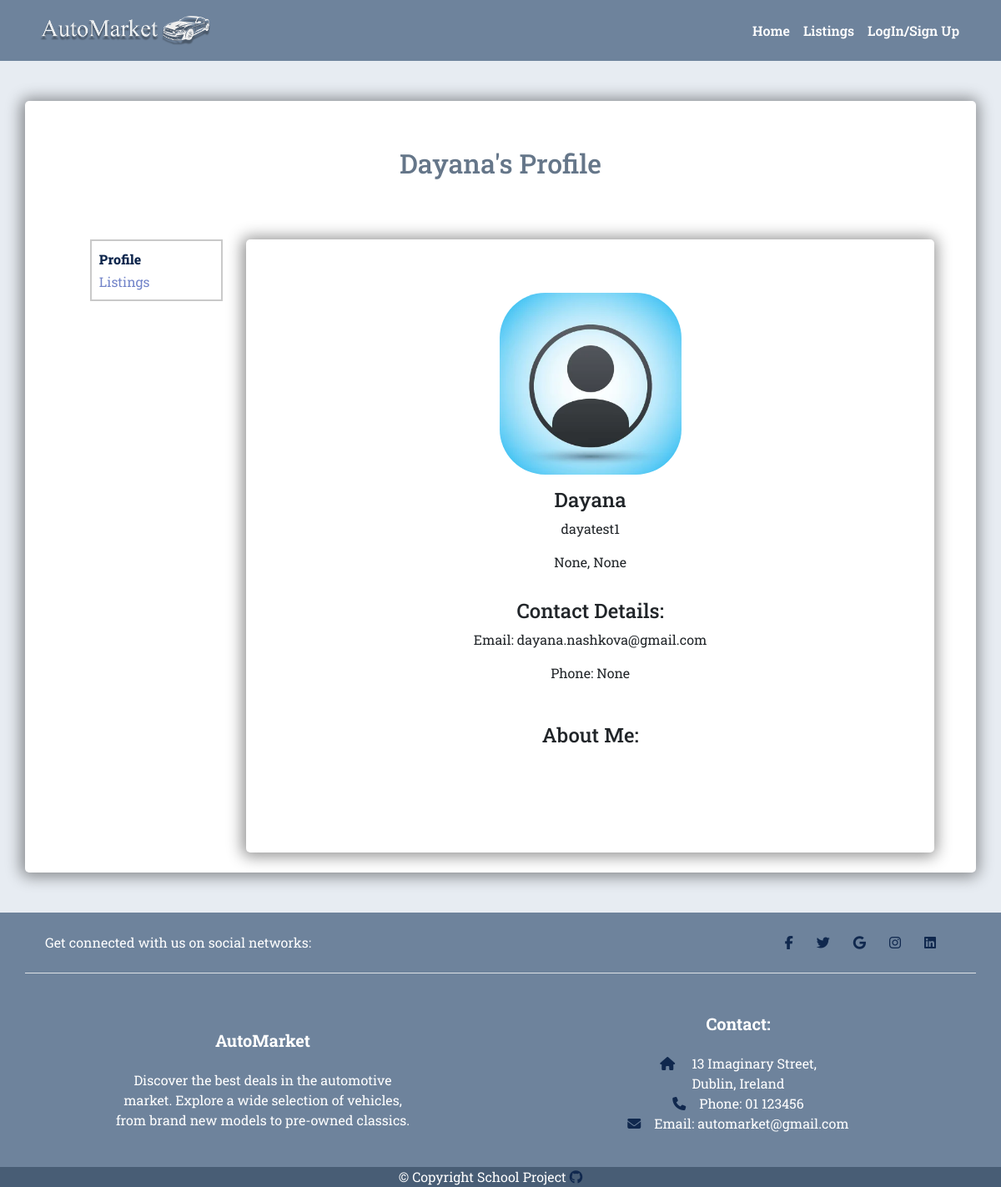
Screenshot of /users/user-account/82606cfa-b8c6-4535-a5a4-e9001ca09401/ with the database file from the repository.
### users/models.py (models this page shows, shortened)
class Profile(models.Model):
    user = models.OneToOneField(
        User, on_delete=models.CASCADE, blank=True, null=True)
    username = models.CharField(max_length=200, blank=False, null=True)
    name = models.CharField(max_length=200, blank=False, null=True)
    email = models.EmailField(max_length=300, blank=False, null=True)
    phone = models.CharField(max_length=100, blank=True, null=True)
    town = models.CharField(max_length=100, blank=True, null=True)
    county = models.CharField(max_length=100, blank=True, null=True)
    profile_image = models.ImageField(
        upload_to='users/', default='users/user-default.webp', blank=True,
        null=True)
    about_me = models.TextField(blank=True, null=True)
    created = models.DateTimeField(auto_now_add=True)
    id = models.UUIDField(default=uuid.uuid4, unique=True,
                          editable=False, primary_key=True)

### users/views.py (the view)
# urls.py: path('user-account/<str:pk>/', views.user_account, name='user-account'),
def user_account(request, pk):
    profile = Profile.objects.get(id=pk)
    listings = profile.listing_set.all()
    context = {
        'profile': profile,
        'listings': listings
    }
    return render(request, 'users/user_account.html', context)

### users/templates/users/user_account.html (shortened to what this page needs)
{% extends 'base.html' %}
{% load humanize %}
{% load static %}
{% block content %}
<section class="profile">
    <div class="container">
        <div class="row">
            <div class="col-12 mx-auto text-center my-5 p-2 shadow-container">
                <h2 class="py-5">{{ profile.name }}'s Profile</h2>
                <div class="container">
                    <div class="row justify-content-center profile-row">
                        <div class="col-12 col-lg-2 m-3">
                            <div class="container sidebar text-start p-2 border-container">
                                <div class="row">
                                    <div class="col-12">
                                        <a href="{% url 'user-account' profile.id %}" class="btn btn-sidebar p-0 active">Profile</a>
                                    </div>
                                </div>
                                <div class="row">
                                    <div class="col-12">
                                        <a href="{% url 'user-account-listings' profile.id %}" class="btn btn-sidebar p-0">Listings</a>
                                    </div>
                                </div>
                            </div>
                        </div>
                        <div class="col-12 col-lg-9 my-3 py-5 shadow-container" id="profile-container">
                            <div class="row d-flex justify-content-center">
                                <div class="image-container p-3">
                                    <img class="profile-image" src="{{ profile.profile_image.url }}"
                                        alt="user profile image">
                                </div>
                            </div>
                            <h4>{{ profile.name }}</h4>
                            <p>{{ profile.username }}</p>
                            <p>{{ profile.town }}, {{ profile.county }}</p>
                            <div class="row p-3  d-flex flex-column align-items-center">
                                <h4>Contact Details:</h4>
                                <div class="col-12 text-center m-auto">
                                    <p>Email: {{ profile.email }}</p>
                                    <p>Phone: {{ profile.phone }}</p>
                                </div>
                            </div>
                            <div class="row p-3">
                                <h4>About Me:</h4>
                                <div class="col px-2">
                                </div>
                            </div>
                        </div>
                    </div>
                </div>
            </div>
        </div>
    </div>
</section>
{% endblock content %}

### static/styles/style.css (style rules this page uses)
:root { --blue-background: rgba(80, 106, 135, 0.8); --dark-blue-background: rgba(63, 84, 108, 0.8); --page-background: rgb(231, 236, 242); --white: #fff; --violet: #7284c9; --light-gray: #c9c9c9; --blue-btn: rgba(87, 135, 189, 0.8); --blue-btn-hover: rgba(138, 176, 219, 0.8); --dark-blue-text: #10284e; --green: #2fbd7d; --light-green: #65d4a2; }
body { background-color: rgb(231, 236, 242); font-family: 'Roboto Slab'; }
a.active { border-bottom: 1px solid var(--white); font-weight: 800; }
.shadow-container { background-color: var(--white); border-radius: 5px; box-shadow: -1px 1px 18px 4px rgba(0, 0, 0, 0.42); -webkit-box-shadow: -1px 1px 18px 4px rgba(0, 0, 0, 0.42); -moz-box-shadow: -1px 1px 18px 4px rgba(0, 0, 0, 0.42); }
.shadow-container h1, .shadow-container h2 { color: var(--dark-blue-background) }
.shadow-container a { text-decoration: none; color: var(--violet); }
.border-container { border: 2px solid var(--light-gray); }
.image-container { display: flex; justify-content: center; height: 250px; width: 250px; }
.profile-image { max-width: 100%; border-radius: 25%; }
.btn-sidebar { color:var(--violet) }
.btn-sidebar.active { color:var(--dark-blue-text); }
.profile-row { min-height: 767px; }

### rows the page displays
Profile: name "Dayana", profile_image (placeholder picture), username "dayatest1", town "None", county "None", email "dayana.nashkova@gmail.com", phone "None"
